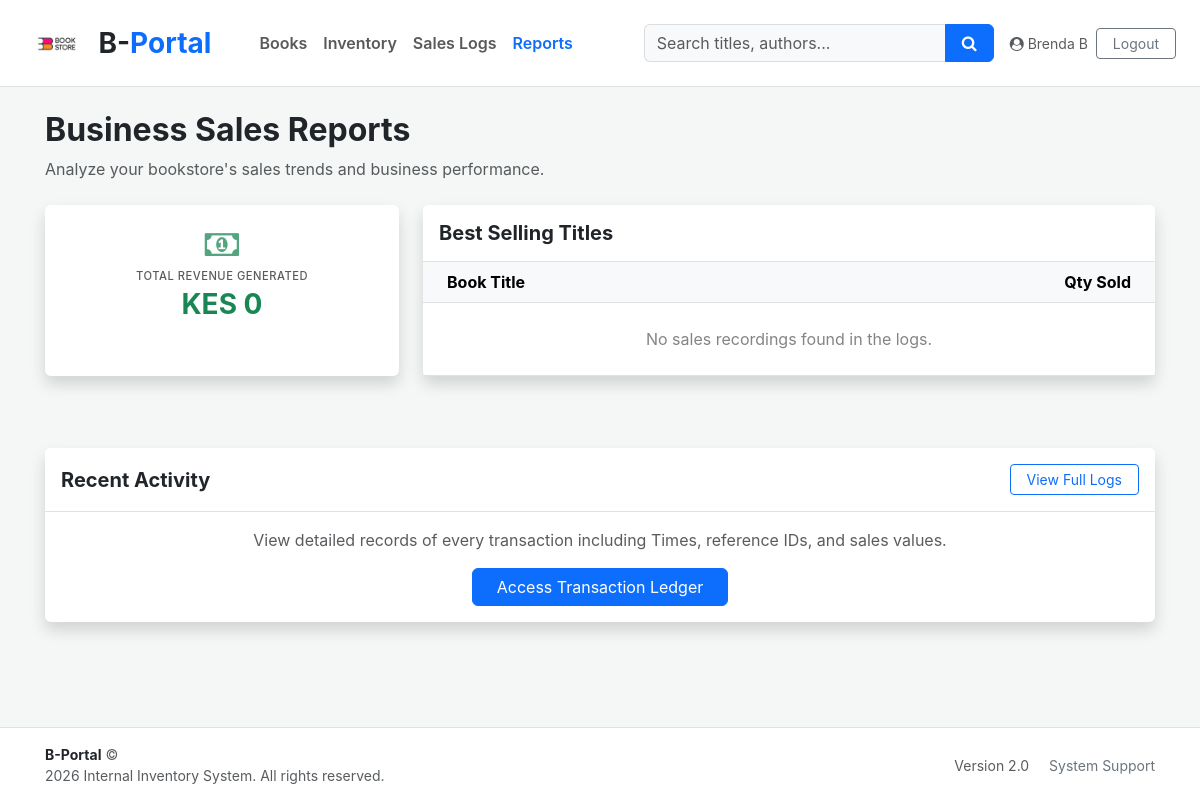
The app's page /reports (signed in), older data.
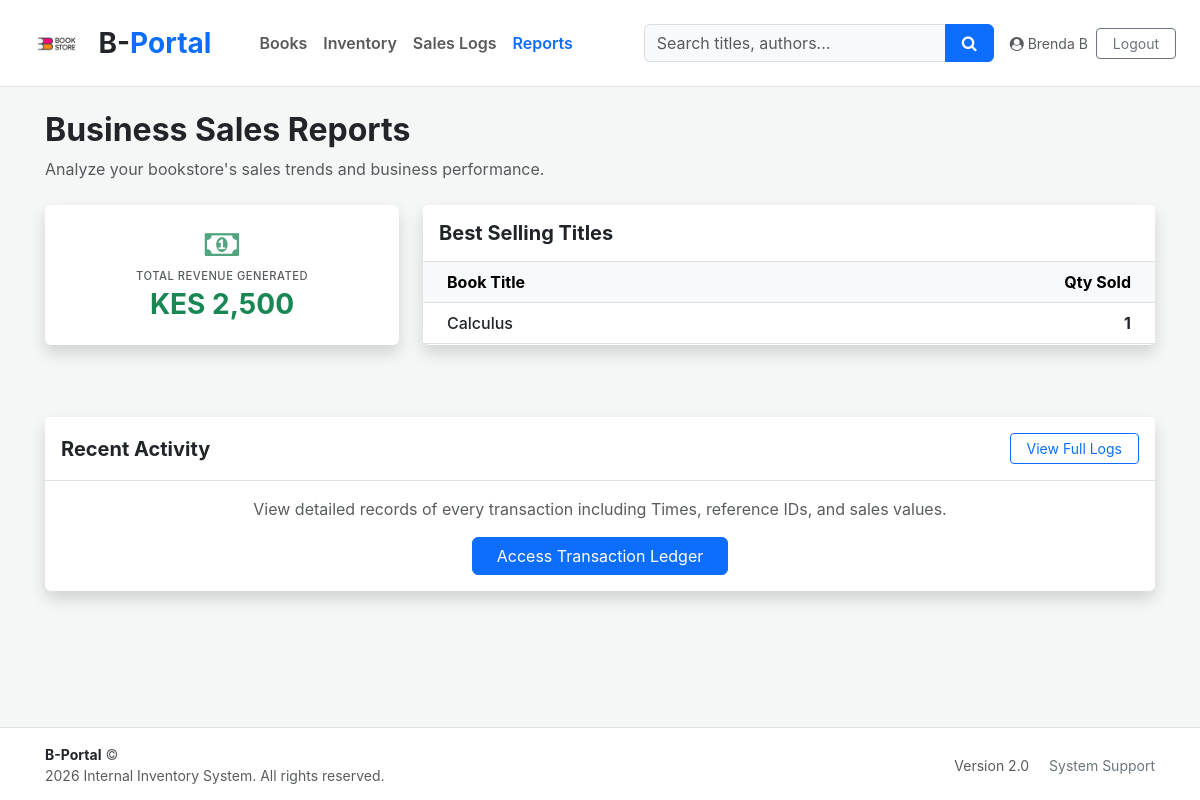
The same page, newer data.
### models.py (models this page shows, shortened)
class Book(db.Model):
    id = db.Column(db.Integer, primary_key=True)
    title = db.Column(db.String(200), nullable=False)
    author = db.Column(db.String(200), nullable=False)
    isbn = db.Column(db.String(20), unique=True, nullable=False)
    price = db.Column(db.Float, nullable=False)
    stock_quantity = db.Column(db.Integer, default=0)
    category = db.Column(db.String(100))
    image_url = db.Column(db.String(500), default='pics/default-book.jpg')
    created_at = db.Column(db.DateTime, default=datetime.utcnow)

### app.py (the view)
@app.route('/reports')
@login_required
def reports():
    total_sales = db.session.query(db.func.sum(Sale.total_price)).scalar() or 0
    top_selling = db.session.query(
        Book.title, db.func.sum(Sale.quantity).label('total_sold')
    ).join(Sale).group_by(Book.id).order_by(db.desc('total_sold')).limit(5).all()
    return render_template('reports.html', total_sales=total_sales, top_selling=top_selling)

### app.py (called while the page is built)
@login_manager.user_loader # loads the user object from the user ID stored in the session
def load_user(user_id):
    return User.query.get(int(user_id))

### templates/reports.html (shortened to what this page needs)
{% extends "layout.html" %}
{% block content %}
<div class="mb-4">
    <h2 class="fw-bold">Business Sales Reports</h2>
    <p class="text-muted">Analyze your bookstore's sales trends and business performance.</p>
</div>
<div class="row mb-5">
    <div class="col-md-4 mb-4">
        <div class="card border-0 shadow h-100">
            <div class="card-body py-4 text-center">
                <div class="mb-2 text-success opacity-75">
                    <i class="fa fa-money fa-2x"></i>
                </div>
                <h6 class="text-muted text-uppercase mb-1" style="font-size: 0.7rem; letter-spacing: 0.5px;">Total
                    Revenue Generated</h6>
                <h3 class="fw-bold mb-0 text-success">KES {{ "{:,.0f}".format(total_sales) }}</h3>
            </div>
        </div>
    </div>
    <div class="col-md-8 mb-4">
        <div class="card border-0 shadow h-100">
            <div class="card-header bg-white border-bottom p-3">
                <h5 class="mb-0 fw-bold">Best Selling Titles</h5>
            </div>
            <div class="card-body p-0">
                <div class="table-responsive">
                    <table class="table table-hover align-middle mb-0">
                        <thead class="table-light">
                            <tr>
                                <th class="ps-4">Book Title</th>
                                <th class="text-end pe-4" style="width: 1%; white-space: nowrap;">Qty Sold</th>
                            </tr>
                        </thead>
                        <tbody>
                            {% if top_selling %}
                            {% for title, total_sold in top_selling %}
                            <tr>
                                <td class="ps-4 fw-medium">{{ title }}</td>
                                <td class="text-end pe-4">
                                    <span class="fw-bold text-dark">{{ total_sold }}</span>
                                </td>
                            </tr>
                            {% endfor %}
                            {% else %}
                            <tr>
                                <td colspan="2" class="text-center py-4 text-muted opacity-75">No sales recordings found
                                    in the logs.</td>
                            </tr>
                            {% endif %}
                        </tbody>
                    </table>
                </div>
            </div>
        </div>
    </div>
</div>
<div class="card border-0 shadow mb-5">
    <div class="card-header bg-white border-bottom p-3 d-flex justify-content-between align-items-center">
        <h5 class="mb-0 fw-bold">Recent Activity</h5>
        <a href="{{ url_for('transactions') }}" class="btn btn-sm btn-outline-primary px-3">View Full
            Logs</a>
    </div>
    <div class="card-body p-3 text-center">
        <p class="text-muted mb-3">View detailed records of every transaction including Times, reference IDs, and
            sales values.</p>
        <a href="{{ url_for('transactions') }}" class="btn btn-primary px-4">
            Access Transaction Ledger
        </a>
    </div>
</div>
{% endblock %}

Row changes from the older to the newer data that the page shows:
now on this page (row edited): Book: title "Calculus", total_sold "1"
Text that changed along with them:
{{ "{:,.0f}".format(total_sales) }}: "0" → "2,500"
text no longer shown: "No sales recordings found in the logs."
